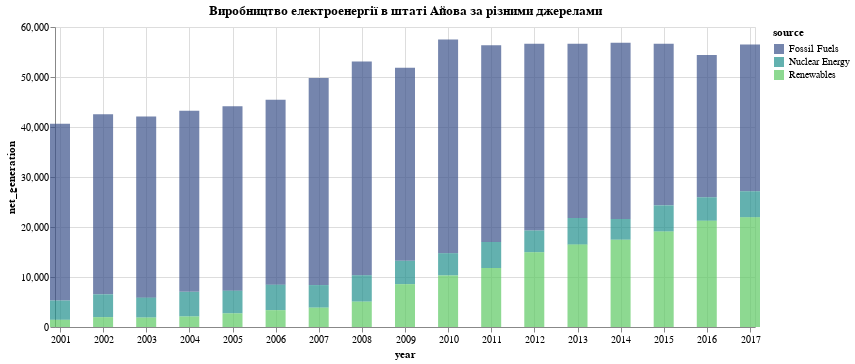

The code cell stored with this chart in its notebook:
### Markdown cell above
2. Створіть багатошарову діаграму на основі даних про виробництво
електроенергії в штаті Айова (data.iowa_electricity()) за допомогою
бібліотеки Altair . Вісь x представляє роки, вісь y відображає чисте
виробництво електроенергії (net_generation), а кожен шар діаграми
позначає різні джерела енергії (source). Встановіть прозорість (opacity)
для стовпців на рівні 0.7.

### Code cell
source = data.iowa_electricity()

chart_2 = alt.Chart(source).mark_bar(opacity=0.7, size=20).encode(
    x='year:T',
    y='net_generation:Q',
    color=alt.Color('source:N', scale=alt.Scale(scheme='viridis')),
    tooltip=['year:T', 'net_generation:Q', 'source:N']
).properties(
    title='Виробництво електроенергії в штаті Айова за різними джерелами',
    width=700,
)

chart_2

### Figure 1 — Vega-Lite specification as saved in the notebook (floating-point values rounded to 4 significant figures)
{"config": {"view": {"continuousWidth": 300, "continuousHeight": 300}}, "data": {"name": "data-7fb5cba8489b31900f8ac51a35bf2f48"}, "mark": {"type": "bar", "opacity": 0.7, "size": 20}, "encoding": {"color": {"field": "source", "scale": {"scheme": "viridis"}, "type": "nominal"}, "tooltip": [{"field": "year", "type": "temporal"}, {"field": "net_generation", "type": "quantitative"}, {"field": "source", "type": "nominal"}], "x": {"field": "year", "type": "temporal"}, "y": {"field": "net_generation", "type": "quantitative"}}, "title": "Виробництво електроенергії в штаті Айова за різними джерелами", "width": 700, "$schema": "https://vega.github.io/schema/vega-lite/v5.20.1.json", "datasets": {"data-7fb5cba8489b31900f8ac51a35bf2f48": [{"year": "2001-01-01T00:00:00", "source": "Fossil Fuels", "net_generation": 35361}, {"year": "2002-01-01T00:00:00", "source": "Fossil Fuels", "net_generation": 35991}, {"year": "2003-01-01T00:00:00", "source": "Fossil Fuels", "net_generation": 36234}, {"year": "2004-01-01T00:00:00", "source": "Fossil Fuels", "net_generation": 36205}, {"year": "2005-01-01T00:00:00", "source": "Fossil Fuels", "net_generation": 36883}, {"year": "2006-01-01T00:00:00", "source": "Fossil Fuels", "net_generation": 37014}, {"year": "2007-01-01T00:00:00", "source": "Fossil Fuels", "net_generation": 41389}, {"year": "2008-01-01T00:00:00", "source": "Fossil Fuels", "net_generation": 42734}, {"year": "2009-01-01T00:00:00", "source": "Fossil Fuels", "net_generation": 38620}, {"year": "2010-01-01T00:00:00", "source": "Fossil Fuels", "net_generation": 42750}, {"year": "2011-01-01T00:00:00", "source": "Fossil Fuels", "net_generation": 39361}, {"year": "2012-01-01T00:00:00", "source": "Fossil Fuels", "net_generation": 37379}, {"year": "2013-01-01T00:00:00", "source": "Fossil Fuels", "net_generation": 34873}, {"year": "2014-01-01T00:00:00", "source": "Fossil Fuels", "net_generation": 35250}, {"year": "2015-01-01T00:00:00", "source": "Fossil Fuels", "net_generation": 32319}, {"year": "2016-01-01T00:00:00", "source": "Fossil Fuels", "net_generation": 28437}, {"year": "2017-01-01T00:00:00", "source": "Fossil Fuels", "net_generation": 29329}, {"year": "2001-01-01T00:00:00", "source": "Nuclear Energy", "net_generation": 3853}, {"year": "2002-01-01T00:00:00", "source": "Nuclear Energy", "net_generation": 4574}, {"year": "2003-01-01T00:00:00", "source": "Nuclear Energy", "net_generation": 3988}, {"year": "2004-01-01T00:00:00", "source": "Nuclear Energy", "net_generation": 4929}, {"year": "2005-01-01T00:00:00", "source": "Nuclear Energy", "net_generation": 4538}, {"year": "2006-01-01T00:00:00", "source": "Nuclear Energy", "net_generation": 5095}, {"year": "2007-01-01T00:00:00", "source": "Nuclear Energy", "net_generation": 4519}, {"year": "2008-01-01T00:00:00", "source": "Nuclear Energy", "net_generation": 5282}, {"year": "2009-01-01T00:00:00", "source": "Nuclear Energy", "net_generation": 4679}, {"year": "2010-01-01T00:00:00", "source": "Nuclear Energy", "net_generation": 4451}, {"year": "2011-01-01T00:00:00", "source": "Nuclear Energy", "net_generation": 5215}, {"year": "2012-01-01T00:00:00", "source": "Nuclear Energy", "net_generation": 4347}, {"year": "2013-01-01T00:00:00", "source": "Nuclear Energy", "net_generation": 5321}, {"year": "2014-01-01T00:00:00", "source": "Nuclear Energy", "net_generation": 4152}, {"year": "2015-01-01T00:00:00", "source": "Nuclear Energy", "net_generation": 5243}, {"year": "2016-01-01T00:00:00", "source": "Nuclear Energy", "net_generation": 4703}, {"year": "2017-01-01T00:00:00", "source": "Nuclear Energy", "net_generation": 5214}, {"year": "2001-01-01T00:00:00", "source": "Renewables", "net_generation": 1437}, {"year": "2002-01-01T00:00:00", "source": "Renewables", "net_generation": 1963}, {"year": "2003-01-01T00:00:00", "source": "Renewables", "net_generation": 1885}, {"year": "2004-01-01T00:00:00", "source": "Renewables", "net_generation": 2102}, {"year": "2005-01-01T00:00:00", "source": "Renewables", "net_generation": 2724}, {"year": "2006-01-01T00:00:00", "source": "Renewables", "net_generation": 3364}, {"year": "2007-01-01T00:00:00", "source": "Renewables", "net_generation": 3870}, {"year": "2008-01-01T00:00:00", "source": "Renewables", "net_generation": 5070}, {"year": "2009-01-01T00:00:00", "source": "Renewables", "net_generation": 8560}, {"year": "2010-01-01T00:00:00", "source": "Renewables", "net_generation": 10308}, {"year": "2011-01-01T00:00:00", "source": "Renewables", "net_generation": 11795}, {"year": "2012-01-01T00:00:00", "source": "Renewables", "net_generation": 14949}, {"year": "2013-01-01T00:00:00", "source": "Renewables", "net_generation": 16476}, {"year": "2014-01-01T00:00:00", "source": "Renewables", "net_generation": 17452}, {"year": "2015-01-01T00:00:00", "source": "Renewables", "net_generation": 19091}, {"year": "2016-01-01T00:00:00", "source": "Renewables", "net_generation": 21241}, {"year": "2017-01-01T00:00:00", "source": "Renewables", "net_generation": 21933}]}}
